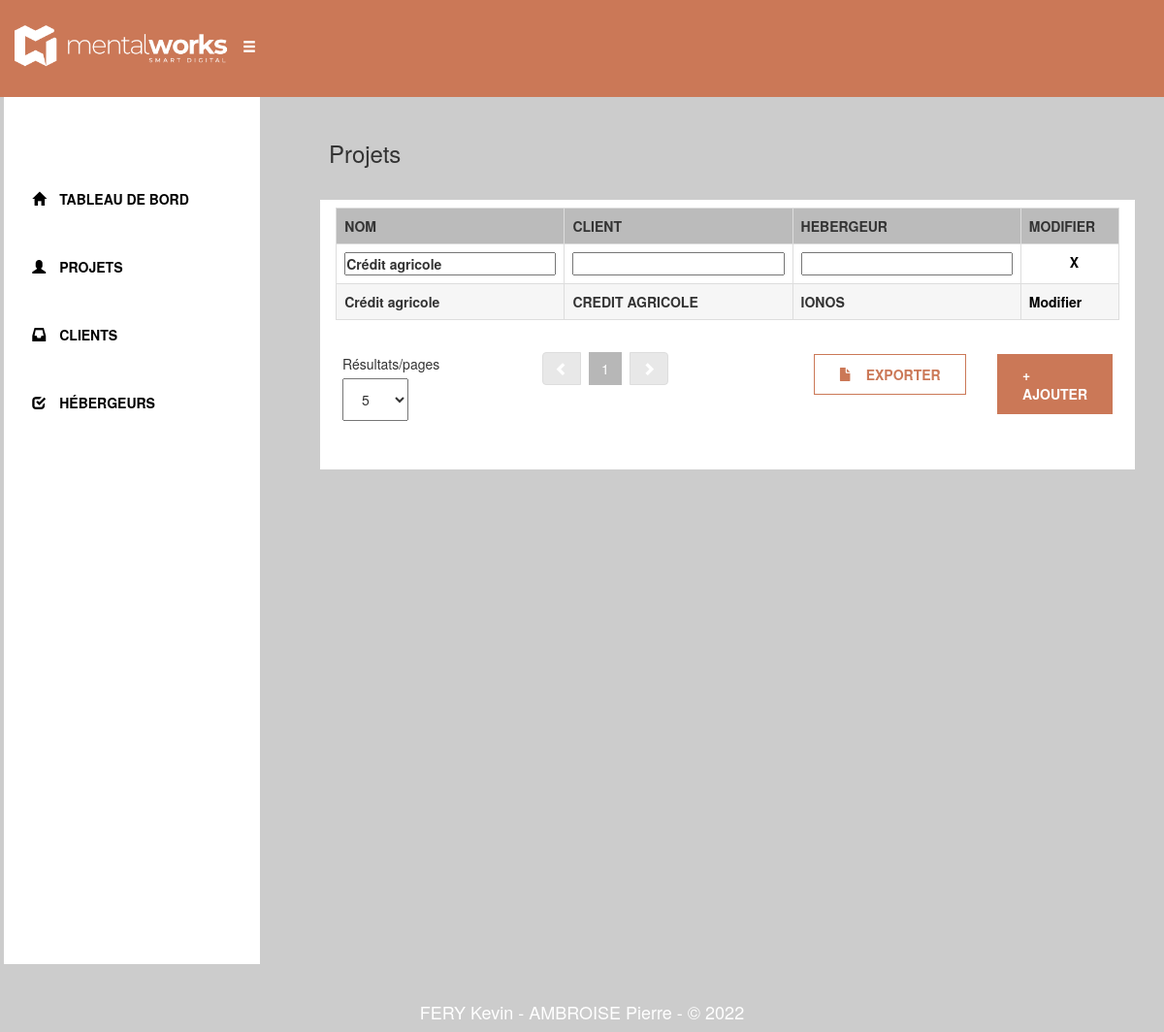
Screenshot of /Project/View.php?name=Crédit agricole with the database file from the repository.
### tables this page shows
CREATE TABLE `project` (
  `id` int(11) NOT NULL,
  `name` varchar(255) NOT NULL,
  `code` varchar(255) NOT NULL,
  `lastpass_folder` varchar(255) DEFAULT NULL,
  `link_mock_ups` varchar(255) DEFAULT NULL,
  `managed_server` tinyint(1) NOT NULL,
  `notes` text DEFAULT NULL,
  `host_id` int(11) NOT NULL,
  `customer_id` int(11) NOT NULL
);

CREATE TABLE `customer` (
  `id` int(11) NOT NULL,
  `code` varchar(255) NOT NULL,
  `name` varchar(255) NOT NULL,
  `notes` text DEFAULT NULL
);

CREATE TABLE `host` (
  `id` int(11) NOT NULL,
  `code` varchar(255) NOT NULL,
  `name` varchar(255) NOT NULL,
  `notes` varchar(1000) DEFAULT NULL
);

### src/Repository/ProjectRepository.php (called while the page is built, shortened)
<?php
class ProjectRepository{
    public static function getByName(string $name): ?array{
        $tab=array();
        $database = Connection::connect();
        $statement = $database->prepare('SELECT * FROM project WHERE name LIKE ?');
        $statement->execute(array('%'.$name.'%'));
        try{
            while($pro = $statement->fetch()){
                $host = HostRepository::getHostById($pro['host_id']);
                $customer = CustomerRepository::getCustomerById($pro['customer_id']);
                $temp = new Project($pro['id'], $pro['name'], $pro['code'],
                    $pro['lastpass_folder'], $pro['link_mock_ups'],
                    $pro['managed_server'], $pro['notes'],
                    $host, $customer);
                $tab[] = $temp;
            }
        }
        catch(int $i){
            return null;
        }
        return $tab;
    }
}

### src/Repository/HostRepository.php (called while the page is built, shortened)
<?php
class HostRepository{
    public static function getHostById(int $id): ?Host{
        $database = Connection::connect();
        $statement = $database->prepare('SELECT * FROM host WHERE id = ?');
        $statement->execute(array($id));
        $rep = $statement->fetch();
        $host = ($rep) ? new Host ($id, $rep['code'], $rep['name'], $rep['notes']) : null;
        return $host;
    }
}

### src/Repository/CustomerRepository.php (called while the page is built, shortened)
<?php
class CustomerRepository{
    public static function getCustomerById(int $id): ?Customer{
        $database = Connection::connect();
        $statement = $database->prepare('SELECT * FROM customer WHERE id = ?');
        $statement->execute(array($id));
        $rep = $statement->fetch();
        $cus = ($rep) ? new Customer($id, $rep['code'], $rep['name'], $rep['notes']) : null;
        return $cus;
    }
}

### src/Traits/NameTrait.php (called while the page is built, shortened)
<?php
trait NameTrait{
    private string $name;
    public function getName(): string
    {
        return $this->name;
    }
}

### src/Classes/Project.php (called while the page is built, shortened)
<?php
class Project implements
    IdInterface,
    nameInterface,
    codeNoteInterface
{
    public function getHost(): Host
	{
		return $this->host;
	}
	public function getCustomer(): Customer
	{
		return $this->customer;
	}
}

### src/Traits/IdTrait.php (called while the page is built, shortened)
<?php
trait IdTrait{
    private int $id;
    public function getId(): int
	{
		return $this->id;
	}
}

### Project/View.php (the view, shortened to what this page needs)
<?php
$filtre = array();
if (isset($_GET['name']) && $_GET['name'] != ''){
    $filtre[] = ProjectRepository::getByName($_GET['name']);
}
if (isset($_GET['host']) && $_GET['host'] != ''){
    $filtre[] = ProjectRepository::getProjectByHost($_GET['host']);
}
else{
    $projects = ProjectRepository::getProject();
}
if (!empty($filtre)){
    if (count($filtre) == 1){
        $projects = $filtre[0];
    }
    elseif (count($filtre) ==2){
        $projects = array_intersect($filtre[0], $filtre[1]);
    }
    elseif (count($filtre) ==3){
        $projects = array_intersect($filtre[0], $filtre[1], $filtre[2]);
    }
}
$nbPerPage = isset($_GET['nbPage']) ? $_GET['nbPage']: 15;
$currentPage = isset($_GET['page']) ? $_GET['page']: 1;
$pages = ceil(count($projects)/$nbPerPage);
$allProject = array();
for ($i=($currentPage-1)*$nbPerPage; $i<$currentPage*$nbPerPage; $i++){
    if (isset($projects[$i])) $allProject[] = $projects[$i];
}
$projects = $allProject;
if(isset($_GET['page'])){
    $uri = substr($_SERVER['REQUEST_URI'], 0, strpos($_SERVER['REQUEST_URI'], "&page="));
}
else{
    $uri = $_SERVER['REQUEST_URI'];
}
?>
<!DOCTYPE html>
<html>
    <head>
        <link rel="stylesheet" href="https://maxcdn.bootstrapcdn.com/bootstrap/3.3.6/css/bootstrap.min.css">
        <link rel="stylesheet" href="public/css/styles.css">
    </head>
    <body>
        <?php require '../layout/navbar.php' ?>
        <section id="View">
            <div class="container-fluid">
                <div class="row">
                    <div class="col-lg-3 col-md-3 col-sm-12">
                        <?php require '../layout/menu.php' ?>
                    </div>
                    <div class="col-lg-9 col-md-9 col-sm-12">
                        <h3 class="nouv">&emsp;Projets</h3>
                        <div class="col-lg-12 col-md-12 col-sm-12">
                            <div class="fondTableau">
                                <div class="table-responsive">
                                    <form>
                                        <table class="table table-bordered" id="tabClient">
                                            <tr class="trTableau">
                                                <th>NOM</th>
                                                <th>CLIENT</th>
                                                <th>HEBERGEUR</th>
                                                <th>MODIFIER</th>
                                            </tr>
                                                <tr>
                                                    <td><input class="inputSearch" name='name' value='<?php echo (isset($_GET['name'])) ? $_GET['name'] : "" ?>'></td>
                                                    <td><input class="inputSearch" name='customer' value='<?php echo (isset($_GET['customer'])) ? $_GET['customer'] : "" ?>'></td>
                                                    <td><input class="inputSearch" name='host' value='<?php echo (isset($_GET['host'])) ? $_GET['host'] : "" ?>'></td>
                                                    <td>
                                                        <a class='reset' href='Project/all'>X</button>
                                                    </td>
                                                </tr>
                                            <?php
                                                if (empty($projects)){
                                                    echo '<tr><td colspan="4" style="text-align:center">Aucun projet ne corespond à votre recherche</td></tr>';
                                                }
                                                else{
                                                    foreach ($projects as $projects){
                                                        echo "<tr class='tr2Tableau'>
                                                            <td>". $projects->getName() ."</td>
                                                            <td>". $projects->getCustomer()->getName() ."</td>
                                                            <td>". $projects->getHost()->getName() ."</td>
                                                            <td>
                                                                <a class='aTabl' href='Project/". $projects->getId() ."'>Modifier</a>
                                                            </td>
                                                        </tr>";
                                                    }
                                                }
                                            ?>
                                        </table>
                                        <div class="col-lg-3 col-md-3 sm-3">
                                            <div class="paginationCSS">
                                                <label class="labelPagination">Résultats/pages&emsp;</label>
                                                <select name='nbPage' onchange="this.form.submit()" class="selectPagination">
                                                    <option value="5" <?php echo (isset($_GET['nbPage']) && $_GET['nbPage'] == 5) ? 'selected': '' ?>>5</option>
                                                </select>
                                            </div>
                                        </div>
                                        <div class="col-lg-3 col-md-3 col-sm-3">
                                            <ul class="pagination">
                                                <li class="page-item">
                                                    <a <?php echo ($currentPage == 1) ? "" : "href='".$uri."&page=".$currentPage - 1 ."'"?> class="page-link"><span class="glyphicon glyphicon-chevron-left"></span></a>
                                                </li>
                                                <?php for($page = 1; $page <= $pages; $page++): ?>
                                                    <li class="page-item <?php echo ($currentPage == $page) ? "active" : "" ?>">
                                                        <a href="<?php echo $uri.'&page='.$page?>" class="page-link"><?= $page ?></a>
                                                    </li>
                                                <?php endfor ?>
                                                    <li class="page-item" >
                                                    <a <?php echo ($currentPage == $pages) ? "" : "href='".$uri."&page=".$currentPage + 1 ."'"?> class="page-link"><span class="glyphicon glyphicon-chevron-right"></span></a>
                                                </li>
                                            </ul>
                                        </div>
                                        <div class="col-lg-3 col-lg-offset-1 col-md-3 col-sm-3">
                                            <div class="tableauBouton">
                                                <a href='Project/view.php' class="btnBlanc"><span class="glyphicon glyphicon-file"></span>&emsp;EXPORTER</a>&emsp;
                                            </div>
                                        </div>
                                        <div class="col-lg-2 col-md-3 col-sm-3">
                                            <div class="tableauBouton">
                                                <a href='Project/Insert.php' class="btnOrange">+ AJOUTER</a>
                                            </div>
                                        </div>
                                    </form>
                                </div>
                            </div>
                        </div>
                    </div>
                </div>
            </div>
        </section>
        <?php require '../layout/footer.php' ?>
    </body>
</html>

### public/css/styles.css (style rules this page uses)
* { margin: 0; padding: 0; }
.btnOrange { color: white; background-color: #cb7857; border: solid #cb7857 1px; padding-left: 25px; padding-right: 25px; padding-top: 10px; padding-bottom: 10px; }
.btnBlanc { color: #cb7857; background-color: white; border: solid #cb7857 1px; padding-left: 25px; padding-right: 25px; padding-top: 10px; padding-bottom: 10px; }
.nouv { padding-top: 25px; padding-bottom: 25px; font-weight: normal!important; }
ul a { display: block; color: #000; padding: 15px 15px 15px 15px; }
#View { background-color: #ccc; padding-bottom: 0px; }
.fondTableau { font-weight: bold; background-color: white; padding-top: 8px; padding-left: 8px; padding-right: 8px; width: 100%; height: 100%; }
#tabClient { height: 98%; width: 98%; margin: auto; }
.trTableau { background-color: #bbbbbb }
.tr2Tableau { background-color: #f6f6f6 }
.aTabl, .aTabl:hover { color: black; }
.inputSearch { height: 100%; width: 100%; }
.reset { color: #000; text-decoration: none; margin-left: 50%; margin-right: 50%; }
.selectPagination { padding: 10px 15px 10px 15px; font-weight: normal; }
.labelPagination { font-weight: normal; }
.paginationCSS { padding-top: 35px; padding-bottom: 50px; }
.pagination>li>a { color: #000; font-weight: normal; margin-left : 8px; margin-top: 10%; }
.pagination>li:last-child>a, .pagination>li:first-child>a { background-color: #e8e8e8; color:#fff; }
.pagination>.active>a { background-color: #b7b7b7; border : 1px solid #b7b7b7; }
.tableauBouton { padding-top: 35px; padding-bottom: 43.5px; display: flex; justify-content: right; }

### rows the page displays
project: name "Crédit agricole", customer.name "CREDIT AGRICOLE", host.name "IONOS"
